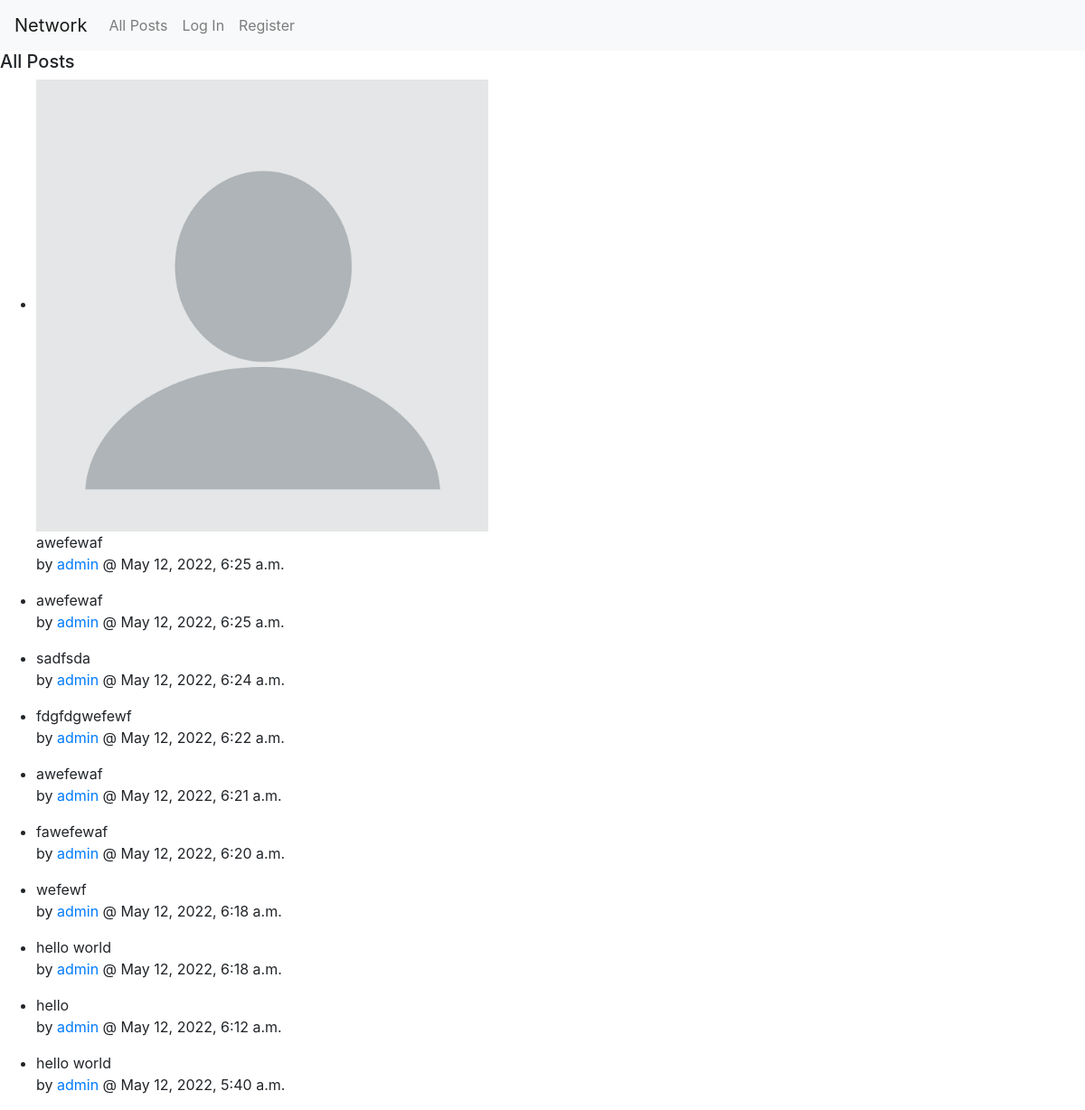
The app's page /, older data.
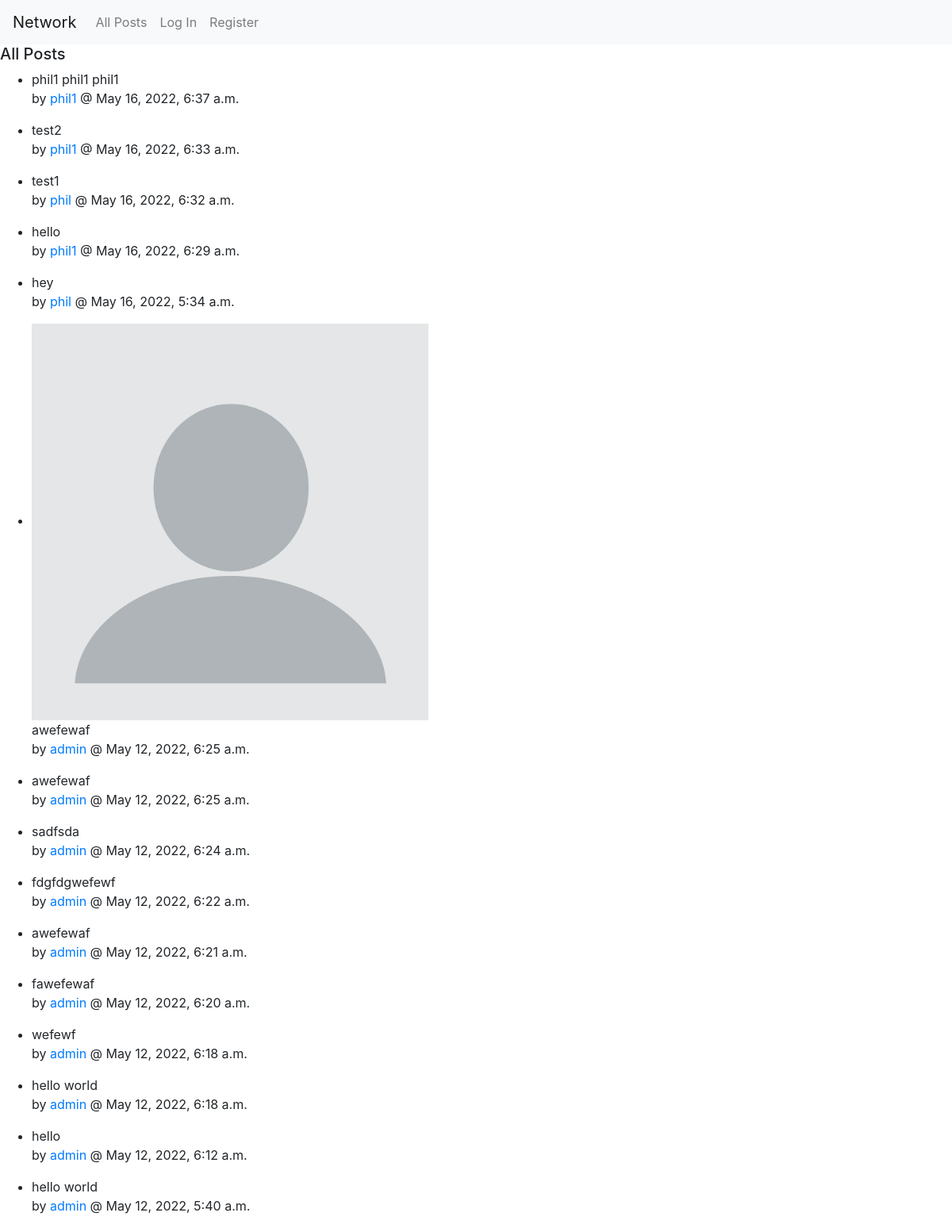
The same page, newer data.
### network/models.py (models this page shows, shortened)
class Post(models.Model):
    entry = models.TextField(max_length=512)
    created_date = models.DateTimeField(default=timezone.now)
    creator = models.ForeignKey(User, on_delete=models.PROTECT, related_name="all_creators")
    image = models.ImageField(null=True, blank=True, upload_to="image/")

class User(AbstractUser):
    def __str__(self):
        return f"{self.username}"

### network/views.py (the view)
# urls.py: path("", views.index, name="index"),
def index(request):
    return render(request, "network/index.html", {
        "all_posts" : Post.objects.all().order_by('-created_date'),
    })

### network/templates/network/index.html (shortened to what this page needs)
{% extends "network/layout.html" %}
{% load static %}
{% block body %}
    <div id="all-post">
        {% if following %}
        <h5>Following Posts</h5>
        {% else %}
        <h5>All Posts</h5>
        {% endif %}
        <ul>
        {% for p in all_posts%}
        <li>
        {% if p.image %}
        <img src="{{ p.image.url }}" width="500">
        {% endif %}
        <P>{{p.entry}} <br> by <a href="{% url 'profile' p.creator.id %}">{{p.creator}}</a> @ {{p.created_date}}</P>
        </li>
        {% endfor %}
        </ul>
    </div>
{% endblock %}

### network/templates/network/layout.html (shortened to what this page needs)
{% load static %}
<!DOCTYPE html>
<html lang="en">
    <head>
        <link rel="stylesheet" href="https://stackpath.bootstrapcdn.com/bootstrap/4.4.1/css/bootstrap.min.css">
        <link href="{% static 'network/styles.css' %}" rel="stylesheet">
    </head>
    <body>
        <nav class="navbar navbar-expand-lg navbar-light bg-light">
            <a class="navbar-brand" href="#">Network</a>
            <div>
              <ul class="navbar-nav mr-auto">
                <li class="nav-item">
                  <a class="nav-link" href="{% url 'index' %}">All Posts</a>
                </li>
                {% if user.is_authenticated %}
                    <li class="nav-item">
                        <a class="nav-link" href="{% url 'following' user.id %}">Following</a>
                    </li>
                    <li class="nav-item">
                        <a class="nav-link" href="{% url 'logout' %}">Log Out</a>
                    </li>
                {% else %}
                    <li class="nav-item">
                        <a class="nav-link" href="{% url 'login' %}">Log In</a>
                    </li>
                    <li class="nav-item">
                        <a class="nav-link" href="{% url 'register' %}">Register</a>
                    </li>
                {% endif %}
              </ul>
            </div>
          </nav>
        <div class="body">
            {% block body %}
            {% endblock %}
        </div>
    </body>
</html>

Row changes from the older to the newer data that the page shows:
added Post: entry "phil1 phil1 phil1", creator "phil1", created_date "May 16, 2022, 6:37 a.m."
added Post: entry "test2", creator "phil1", created_date "May 16, 2022, 6:33 a.m."
added Post: entry "test1", creator "phil", created_date "May 16, 2022, 6:32 a.m."
added Post: entry "hello", creator "phil1", created_date "May 16, 2022, 6:29 a.m."
added Post: entry "hey", creator "phil", created_date "May 16, 2022, 5:34 a.m."
